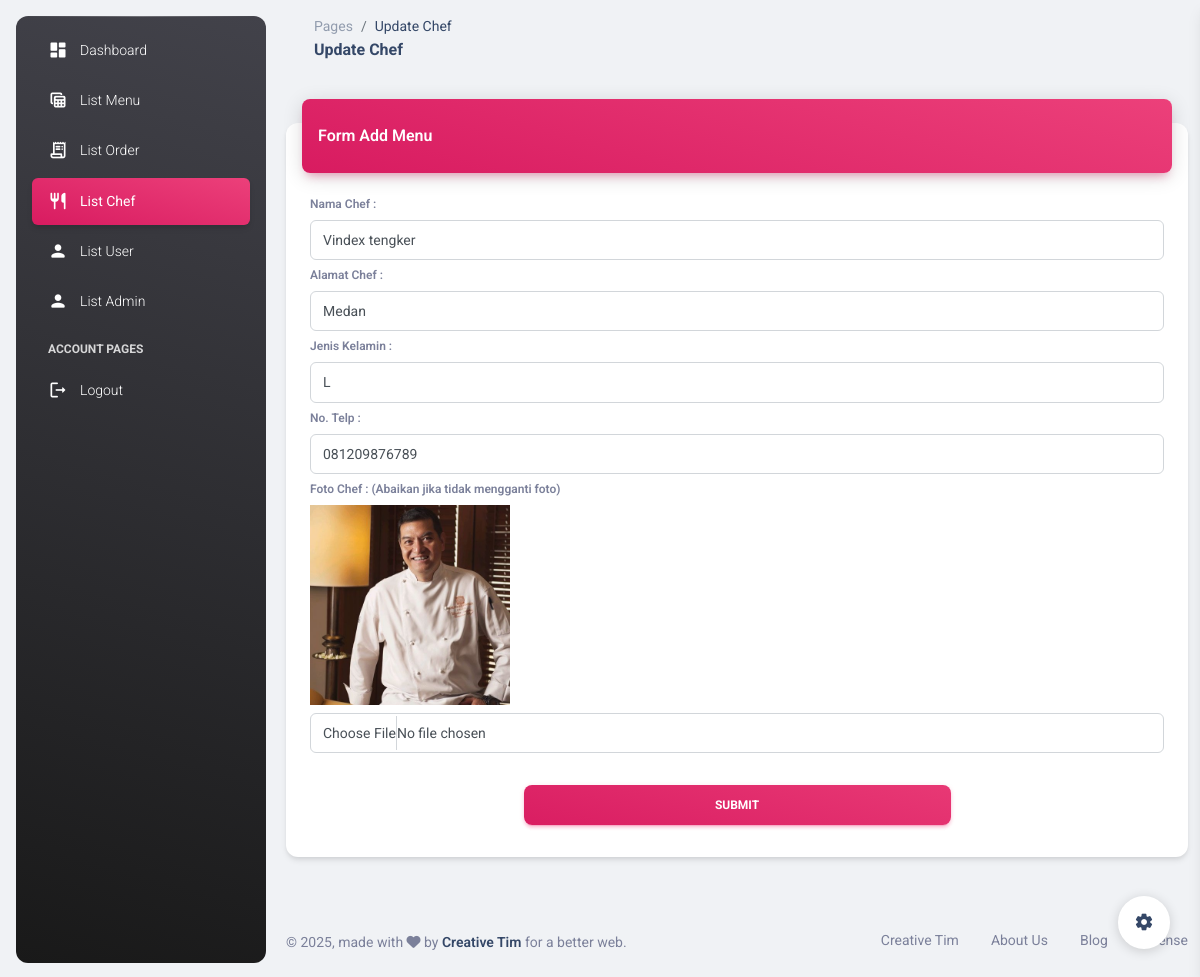
/index.php/C_Admin/FormEditChef/1, run on the app's committed database.
### tables this page shows
CREATE TABLE `chef` (
  `id_chef` int(11) NOT NULL,
  `nama_chef` varchar(50) NOT NULL,
  `no_telp_chef` varchar(14) NOT NULL,
  `alamat_chef` varchar(50) NOT NULL,
  `jenis_kelamin_chef` varchar(11) NOT NULL,
  `foto_chef` varchar(100) NOT NULL
);

### application/controllers/C_Admin.php (called while the page is built, shortened)
<?php
class C_Admin extends CI_Controller {
	public function FormEditChef($id)
	{
		$recordChef = $this->M_Chef->getDataChef($id);
		$data = array(
			'data_chef' => $recordChef
		);
		$this->load->view('form_edit_chef', $data);
	}
}

### index.php (called while the page is built, shortened)
<?php
require_once BASEPATH.'core/CodeIgniter.php';

### application/models/M_Chef.php (called while the page is built, shortened)
<?php
class M_Chef extends CI_Model {
    public function getDataChef($id)
    {
        $this->db->where('id_chef', $id);
        $query = $this->db->get('chef');
        return $query->row();
    }
}

### application/views/form_edit_chef.php (the view, shortened to what this page needs)
<!DOCTYPE html>
<html lang="en">
<head>
  <link href="<?php echo base_url()?>/assets/dashboard/assets/css/nucleo-icons.css" rel="stylesheet" />
  <link href="<?php echo base_url()?>/assets/dashboard/assets/css/nucleo-svg.css" rel="stylesheet" />
  <link id="pagestyle" href="<?php echo base_url()?>/assets/dashboard/assets/css/material-dashboard.css?v=3.1.0" rel="stylesheet" />
</head>
<body class="g-sidenav-show  bg-gray-200">
  <aside class="sidenav navbar navbar-vertical navbar-expand-xs border-0 border-radius-xl my-3 fixed-start ms-3   bg-gradient-dark" id="sidenav-main">
    <hr class="horizontal light mt-0 mb-2">
    <div class="collapse navbar-collapse  w-auto " id="sidenav-collapse-main">
      <ul class="navbar-nav">
        <li class="nav-item">
          <a class="nav-link text-white" href="<?php echo site_url('C_Admin/LinkDashboard')?>">
            <div class="text-white text-center me-2 d-flex align-items-center justify-content-center">
              <i class="material-icons opacity-10">dashboard</i>
            </div>
            <span class="nav-link-text ms-1">Dashboard</span>
          </a>
        </li>
        <li class="nav-item">
          <a class="nav-link text-white " href="<?php echo site_url('C_Admin/LinkMenuAdmin')?>">
            <div class="text-white text-center me-2 d-flex align-items-center justify-content-center">
              <i class="material-icons opacity-10">table_view</i>
            </div>
            <span class="nav-link-text ms-1">List Menu</span>
          </a>
        </li>
        <li class="nav-item">
          <a class="nav-link text-white " href="<?php echo site_url('C_Admin/LinkOrderAdmin')?>">
            <div class="text-white text-center me-2 d-flex align-items-center justify-content-center">
              <i class="material-icons opacity-10">receipt_long</i>
            </div>
            <span class="nav-link-text ms-1">List Order</span>
          </a>
        </li>
        <li class="nav-item">
          <a class="nav-link text-white active bg-gradient-primary" href="<?php echo site_url('C_Admin/LinkChefAdmin')?>">
            <div class="text-white text-center me-2 d-flex align-items-center justify-content-center">
              <i class="material-icons opacity-10">restaurant</i>
            </div>
            <span class="nav-link-text ms-1">List Chef</span>
          </a>
        </li>
        <li class="nav-item">
          <a class="nav-link text-white" href="<?php echo site_url('C_Admin/ListUser')?>">
            <div class="text-white text-center me-2 d-flex align-items-center justify-content-center">
            <i class="material-icons opacity-10">person</i>
            </div>
            <span class="nav-link-text ms-1">List User</span>
          </a>
        </li>
        <li class="nav-item">
          <a class="nav-link text-white" href="<?php echo site_url('C_Admin/ListAdmin')?>">
            <div class="text-white text-center me-2 d-flex align-items-center justify-content-center">
            <i class="material-icons opacity-10">person</i>
            </div>
            <span class="nav-link-text ms-1">List Admin</span>
          </a>
        </li>
        <li class="nav-item mt-3">
          <h6 class="ps-4 ms-2 text-uppercase text-xs text-white font-weight-bolder opacity-8">Account pages</h6>
        </li>
        <li class="nav-item">
          <a class="nav-link text-white " href="<?php echo site_url('C_Login/logout');?>">
            <div class="text-white text-center me-2 d-flex align-items-center justify-content-center">
              <i class="material-icons opacity-10">logout</i>
            </div>
            <span class="nav-link-text ms-1">Logout</span>
          </a>
        </li>
      </ul>
    </div>
  </aside>
  <main class="main-content position-relative max-height-vh-100 h-100 border-radius-lg ">
    <nav class="navbar navbar-main navbar-expand-lg px-0 mx-4 shadow-none border-radius-xl" id="navbarBlur" data-scroll="true">
      <div class="container-fluid py-1 px-3">
        <nav aria-label="breadcrumb">
          <ol class="breadcrumb bg-transparent mb-0 pb-0 pt-1 px-0 me-sm-6 me-5">
            <li class="breadcrumb-item text-sm"><a class="opacity-5 text-dark" href="javascript:;">Pages</a></li>
            <li class="breadcrumb-item text-sm text-dark active" aria-current="page">Update Chef</li>
          </ol>
          <h6 class="font-weight-bolder mb-0">Update Chef</h6>
        </nav>
    </nav>
    <div class="container-fluid py-4">
      <div class="row">
        <div class="col-12">
          <div class="card my-4">
            <div class="card-header p-0 position-relative mt-n4 mx-3 z-index-2">
              <div class="bg-gradient-primary shadow-primary border-radius-lg pt-4 pb-3">
                <h6 class="text-white text-capitalize ps-3">Form Add Menu</h6>
              </div>
            </div>
            <div class="card-body">
                <?php echo form_open_multipart('C_Admin/AksiEditChef'); ?>
                  <tr>
                    <td>
                      <p class="text-xs font-weight-bold mb-0">Nama Chef :</p>
                    </td>
                    <td>
                      <div class="input-group input-group-outline my-2">
                      <input type="text" class="form-control" name="nama_chef" value="<?php echo $data_chef->nama_chef ?>">
                      </div>
                    </td>
                  </tr>
                  <tr>
                    <td>
                      <p class="text-xs font-weight-bold mb-0">Alamat Chef :</p>
                    </td>
                    <td>
                      <div class="input-group input-group-outline my-2">
                      <input type="text" class="form-control" name="alamat_chef" value="<?php echo $data_chef->alamat_chef ?>">
                      </div>
                    </td>
                  </tr>
                  <tr>
                    <td>
                      <p class="text-xs font-weight-bold mb-0">Jenis Kelamin :</p>
                    </td>
                    <td>
                      <div class="input-group input-group-outline my-2">
                      <input type="text" class="form-control" name="jenis_kelamin_chef" value="<?php echo $data_chef->jenis_kelamin_chef ?>">
                      </div>
                    </td>
                  </tr>
                  <tr>
                    <td>
                      <p class="text-xs font-weight-bold mb-0">No. Telp :</p>
                    </td>
                    <td>
                      <div class="input-group input-group-outline my-2">
                      <input type="text" class="form-control" name="no_telp_chef" value="<?php echo $data_chef->no_telp_chef ?>">
                      </div>
                    </td>
                  </tr>
                    <tr>
                        <td>
                            <p class="text-xs font-weight-bold mb-2">Foto Chef : (Abaikan jika tidak mengganti foto)</p>
                            <img src="<?php echo base_url();?>/assets/img/chef/<?= $data_chef->foto_chef; ?>" alt="" width="200" height="200">
                        </td>
                    <td>
                      <div class="input-group input-group-outline my-2">
                      <input type="file" class="form-control" name="foto_chef"  >
                      </div>
                    </td>
                  </tr>
                  <div class="align-middle text-center">
                    <input class="btn bg-gradient-primary w-50 my-4 mb-2" type="submit" value="submit" name="submit">
                  </div>
                <?php echo form_close(); ?>
              </div>
            </div>
          </div>
        </div>
      </div>
      <footer class="footer py-4  ">
        <div class="container-fluid">
          <div class="row align-items-center justify-content-lg-between">
            <div class="col-lg-6 mb-lg-0 mb-4">
              <div class="copyright text-center text-sm text-muted text-lg-start">
                © ,
                made with <i class="fa fa-heart"></i> by
                <a href="https://www.creative-tim.com" class="font-weight-bold" target="_blank">Creative Tim</a>
                for a better web.
              </div>
            </div>
            <div class="col-lg-6">
              <ul class="nav nav-footer justify-content-center justify-content-lg-end">
                <li class="nav-item">
                  <a href="https://www.creative-tim.com" class="nav-link text-muted" target="_blank">Creative Tim</a>
                </li>
                <li class="nav-item">
                  <a href="https://www.creative-tim.com/presentation" class="nav-link text-muted" target="_blank">About Us</a>
                </li>
                <li class="nav-item">
                  <a href="https://www.creative-tim.com/blog" class="nav-link text-muted" target="_blank">Blog</a>
                </li>
                <li class="nav-item">
                  <a href="https://www.creative-tim.com/license" class="nav-link pe-0 text-muted" target="_blank">License</a>
                </li>
              </ul>
            </div>
          </div>
        </div>
      </footer>
  </main>
  <div class="fixed-plugin">
    <a class="fixed-plugin-button text-dark position-fixed px-3 py-2">
      <i class="material-icons py-2">settings</i>
    </a>
  </div>
</body>
</html>

### data on the page
chef: nama_chef "Vindex tengker", alamat_chef "Medan", jenis_kelamin_chef "L", no_telp_chef "081209876789", foto_chef (picture)
